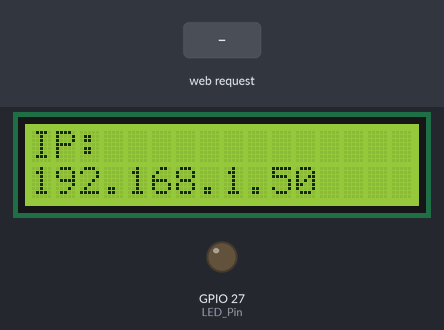
A sketch run on a simulated ESP32. Shown: 16×2 character LCD, output pins drawn as LEDs (lit = HIGH). Inputs (shaded band) come from the test bench. WiFi joins after 1.5 s; servers stay silent unless stated; what the sketch prints to the serial monitor is not drawn.

Above: at 3.8 s.
3.9 s: HTTP request GET /LED_ON received
At 5.1 s:
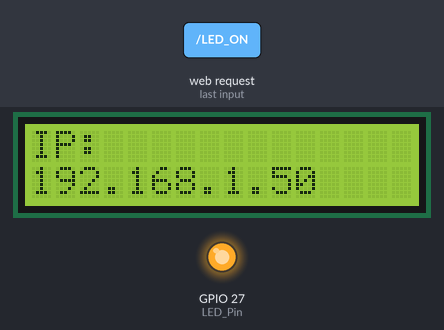
5.4 s: HTTP request GET / received
At 6.3 s:
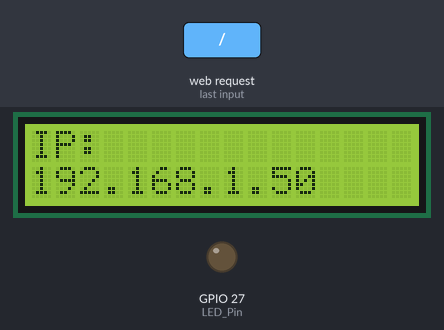
Timing chart, 0 to 8.4 s (numbered marks = the images above; inputs shaded):
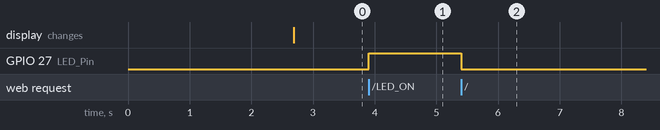

The sketch:

4_5_2_WiFi-HTML-Control-LED.ino
```cpp
/*
 * 名称   : WiFi-HTML-Control-LED
 * 功能   : 使用局域网wifi无线控制LED
 * 编译IDE：ARDUINO 2.3.6
 * 作者   : https://www.keyesrobot.cn/
*/
#include <WiFi.h>       // 引入WiFi库，控制ESP32的WiFi连接功能
#include <WebServer.h>  // 引入WebServer库，创建HTTP服务器
#include <LiquidCrystal_I2C.h> // 引入LiquidCrystal_I2C库

// 初始化LCD模块
LiquidCrystal_I2C lcd(0x27, 16, 2);

/*替换为您的网络凭据（输入您自己的WiFi名称和密码）*/
const char* ssid = "REPLACE_WITH_YOUR_SSID";  // 输入你自己的WiFi名称
const char* password = "REPLACE_WITH_YOUR_PASSWORD"; // 输入你自己的WiFi密码

WebServer server(80);  // 创建一个Web服务器对象，监听80端口

uint8_t LED_Pin = 27;    // 绿色LED连接到GPIO17
bool LED_State = false;  // 绿色LED的状态，初始为关闭

void setup() {
  Serial.begin(9600);        // 初始化串口通信，波特率9600
  delay(100);                // 延时100毫秒
  pinMode(LED_Pin, OUTPUT);  // 设置GPIO27为输出模式

  Serial.println("Connecting to ");
  Serial.println(ssid);  // 打印正在连接的Wi-Fi名称

  // 连接到Wi-Fi网络
  WiFi.begin(ssid, password);

  // 检查Wi-Fi是否连接成功
  while (WiFi.status() != WL_CONNECTED) {
    delay(1000);
    Serial.print(".");  // 每隔1秒打印一个点，表示正在连接
  }
  Serial.println("");
  delay(500);
  Serial.println("WiFi connected..!");  // Wi-Fi连接成功
  Serial.print("Got IP: ");
  Serial.println(WiFi.localIP());  // 打印分配到的IP地址

  // 初始化LCD
  lcd.init();
  lcd.backlight();
  lcd.clear();
  lcd.setCursor(0, 0);
  lcd.print("IP:");
  lcd.setCursor(0, 1);
  lcd.print(WiFi.localIP());

  // 设置不同URL路径的处理函数
  server.on("/", handle_OnConnect);       // 根路径，初始化页面
  server.on("/LED_ON", handle_LED_ON);    // 红灯打开
  server.on("/LED_OFF", handle_LED_OFF);  // 红灯关闭
  server.onNotFound(handle_NotFound);     // 处理未找到的路径

  server.begin();                         // 启动Web服务器
  Serial.println("HTTP server started");  // 打印服务器启动信息
}

void loop() {
  server.handleClient();  // 处理客户端请求
  if (LED_State) {
    digitalWrite(LED_Pin, HIGH);  // 如果LED状态为开，则输出高电平点亮LED
  } else {
    digitalWrite(LED_Pin, LOW);  // 否则输出低电平熄灭LED
  }
}

// 处理根路径请求，显示初始页面
void handle_OnConnect() {
  LED_State = false;  // 初始时LED关闭
  Serial.println("GPIO27 Status: OFF"); // 打印LED状态
  server.send(200, "text/html", SendHTML(LED_State));  // 返回初始HTML页面
}

// 处理LED灯打开请求
void handle_LED_ON() {
  LED_State = true;   // 设置红色LED状态为开
  Serial.println("GPIO27 Status: ON");  // 打印LED状态
  server.send(200, "text/html", SendHTML(LED_State));  // 返回更新后的HTML页面
}

// 处理绿灯关闭请求
void handle_LED_OFF() {
  LED_State = false;   // 设置红色LED状态为关
  Serial.println("GPIO27 Status: OFF"); // 打印LED状态
  server.send(200, "text/html", SendHTML(LED_State));  // 返回更新后的HTML页面
}

// 处理未找到的路径
void handle_NotFound() {
  server.send(404, "text/plain", "Not found");  // 返回404错误
}

// 生成HTML页面，用来显示LED状态和控制按钮
String SendHTML(uint8_t LEDState) {
  String ptr = "<!DOCTYPE html> <html>\n";
  ptr += "<head><meta name=\"viewport\" content=\"width=device-width, initial-scale=1.0, user-scalable=no\">\n";
  ptr += "<title>LED Control</title>\n";
  ptr += "<style>html {font-family: Helvetica; display: inline-block; margin: 0px auto; text-align: center;}\n";
  ptr += "body{margin-top: 50px;} h1 {color: #444444;margin: 50px auto 30px;} h3 {color: #444444;margin-bottom: 50px;}\n";
  ptr += ".button {display: block;width: 80px;background-color: #3498db;border: none;color: white;padding: 13px 30px;text-decoration: none;font-size: 25px;margin: 0px auto 35px;cursor: pointer;border-radius: 4px;}\n";
  ptr += ".button-on {background-color: #3498db;}\n";
  ptr += ".button-on:active {background-color: #2980b9;}\n";
  ptr += ".button-off {background-color: #34495e;}\n";
  ptr += ".button-off:active {background-color: #2c3e50;}\n";
  ptr += "p {font-size: 14px;color: #888;margin-bottom: 10px;}\n";
  ptr += "</style>\n";
  ptr += "</head>\n";
  ptr += "<body>\n";
  ptr += "<h1>ESP32 Web Server</h1>\n";
  ptr += "<h3>Using Station(STA) Mode</h3>\n";

  // 根据LED状态生成HTML按钮
  if (LEDState) {
    ptr += "<p>LED State: ON</p><a class=\"button button-off\" href=\"/LED_OFF\">OFF</a>\n";
  } else {
    ptr += "<p>LED State: OFF</p><a class=\"button button-on\" href=\"/LED_ON\">ON</a>\n";
  }

  ptr += "</body>\n";
  ptr += "</html>\n";
  return ptr;  // 返回生成的HTML页面
}
```

Measured:
- after the input at 3.9 s, GPIO 27 (LED_Pin): LOW → HIGH at once
- after the input at 5.4 s, GPIO 27 (LED_Pin): HIGH → LOW at once
